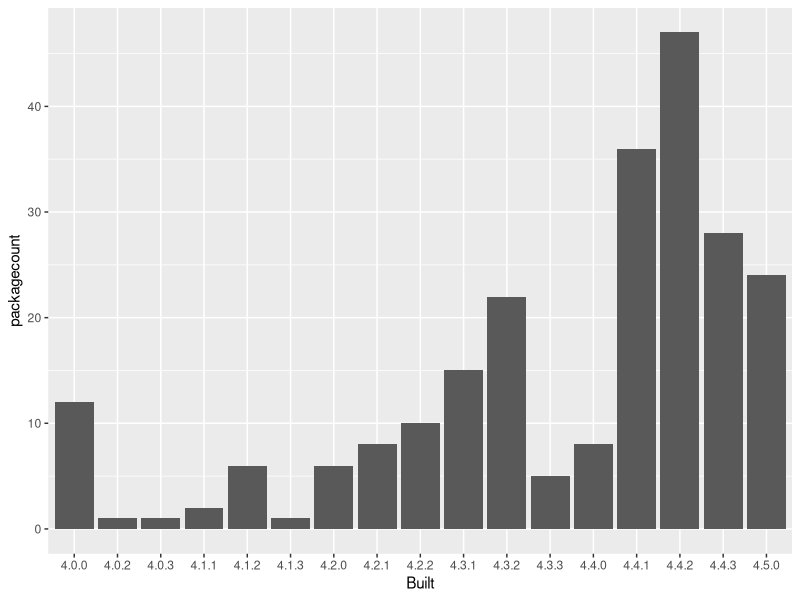

Source code (R):
# R file
library(tidyverse)
library(ggplot2)
mypackages <- installed.packages() %>%
  as_tibble

freqtable <- mypackages %>%
  count(Built) %>%
  rename(packagecount = n)

freqtable %>%
  ggplot(
    aes(x = Built, y = packagecount)
  ) + geom_bar(stat = "identity")


# Most packages built in R 4.2.0

# insightful comment

# blah blah
